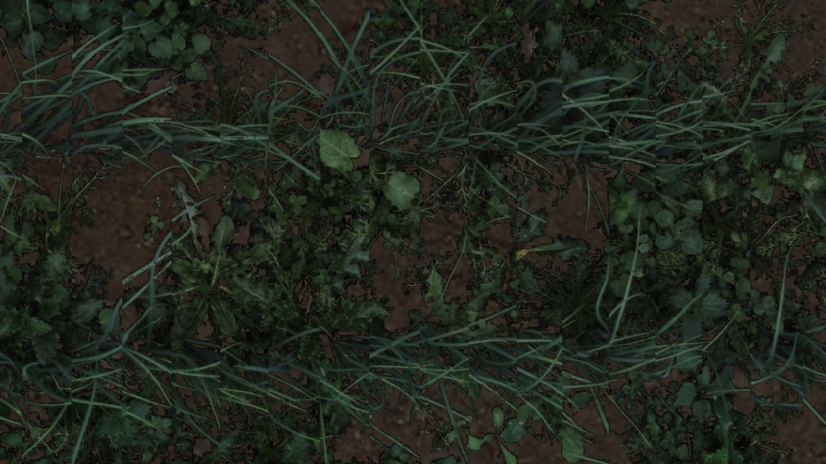
#> input picture images/plants3/ros_plant3_0.jpg, 1652 x 928 px, given in place of ros_plant2_1.jpg, which was not available (shown at 1/2 size)
$ python canopy.py
#> lines starting #> are read from the running program, lines starting #| are printed output that depends on the picture; after the words box and inside, x2 and y2 are one past the last pixel; in counts of white or black regions, pixels touching at a corner belong together; pictures that were not available may be replaced by others from this repository, and a replacement may not be noted
#> further down, cv_image is the input picture: shape (928, 1652, 3); mean B, G, R 29.3, 39, 33.6
#!/usr/bin/env python3

import cv2
import numpy as np
import matplotlib.pyplot as plt
import copy

class CanopyClass():

    def showPlot(self, img):
        for i, col in enumerate(['b', 'g', 'r']):
            hist = cv2.calcHist([img], [i], None, [256], [0, 256])
            plt.plot(hist, color=col)
            plt.xlim([0, 256])
        plt.show()


    def filter_colors(self, cv_image, runtype):
#> called with runtype = 'ground'
        hsv = cv2.cvtColor(cv_image, cv2.COLOR_BGR2HSV)
#> hsv: shape (928, 1652, 3); mean H, S, V 44.9, 81.4, 40.7
        if runtype == 'simple':
            # hsv = cv2.blur(hsv, (10, 10))
            hsv = cv2.GaussianBlur(hsv, ksize=(17, 17), sigmaX=10)
            lower_filter = np.array([30, 120, 0])
            upper_filter = np.array([50, 180, 200])
        if runtype == 'simple_inv':
            # hsv = cv2.blur(hsv, (10, 10))
            hsv = cv2.GaussianBlur(hsv, ksize=(17, 17), sigmaX=10)
            lower_filter = np.array([0, 0, 0])
            upper_filter = np.array([255, 80, 255])
        elif runtype == 'realeasy':
            hsv = cv2.blur(hsv, (40, 40))
            hsv = cv2.GaussianBlur(hsv, ksize=(17, 17), sigmaX=10)
            lower_filter = np.array([0, 10, 40])
            upper_filter = np.array([60, 150, 255])
        elif runtype == 'realeasy_inv':
            # hsv = cv2.blur(hsv, (40, 40))
            hsv = cv2.GaussianBlur(hsv, ksize=(17, 17), sigmaX=10)
            lower_filter = np.array([30, 30, 0])
            upper_filter = np.array([100, 90, 40])
        elif runtype == 'realhard':
            hsv = cv2.blur(hsv, (40, 40))
            # hsv = cv2.GaussianBlur(hsv, ksize=(17,17), sigmaX=10)
            lower_filter = np.array([40, 40, 0])
            upper_filter = np.array([100, 80, 200])
        elif runtype == 'realhard_inv':
            hsv = cv2.blur(hsv, (40, 40))
            hsv = cv2.GaussianBlur(hsv, ksize=(17,17), sigmaX=10)
            lower_filter = np.array([0, 90, 0])
            upper_filter = np.array([255, 100, 255])
        elif runtype == 'ground':
            # hsv = cv2.blur(hsv, (40, 40))
            hsv = cv2.GaussianBlur(hsv, ksize=(17, 17), sigmaX=10)
#> hsv: shape (928, 1652, 3); mean H, S, V 44.9, 81.4, 40.7
            lower_filter = np.array([0, 30, 30])
            upper_filter = np.array([20, 140, 80])
        elif runtype == 'ground_inv':
            # hsv = cv2.blur(hsv, (40, 40))
            hsv = cv2.GaussianBlur(hsv, ksize=(17, 17), sigmaX=10)
            lower_filter = np.array([30, 0, 10])
            upper_filter = np.array([90, 255, 150])

        mask = cv2.inRange(hsv, lower_filter, upper_filter)
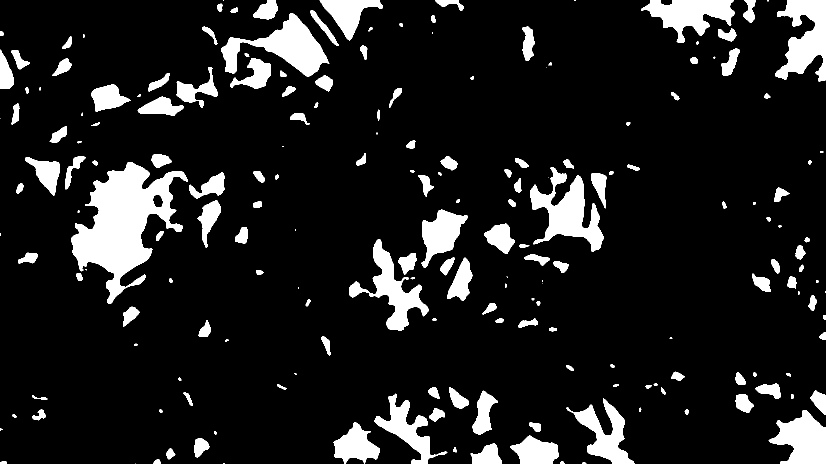
#> mask: shape (928, 1652) (shown at 1/2 size); 11.6% white; 194 white regions (27 under 20 px), largest, box (x1, y1, x2, y2) and area: (143, 324, 376, 608) 28866, (443, 26, 659, 153) 10671, (1060, 334, 1208, 504) 10444
        res = cv2.bitwise_and(cv_image, cv_image, mask=mask)
#> call 2 of filter_colors, with runtype = 'ground_inv'
#> in filter_colors (call 2), `mask = cv2.inRange(hsv, lower_filter, upper_filter)`:
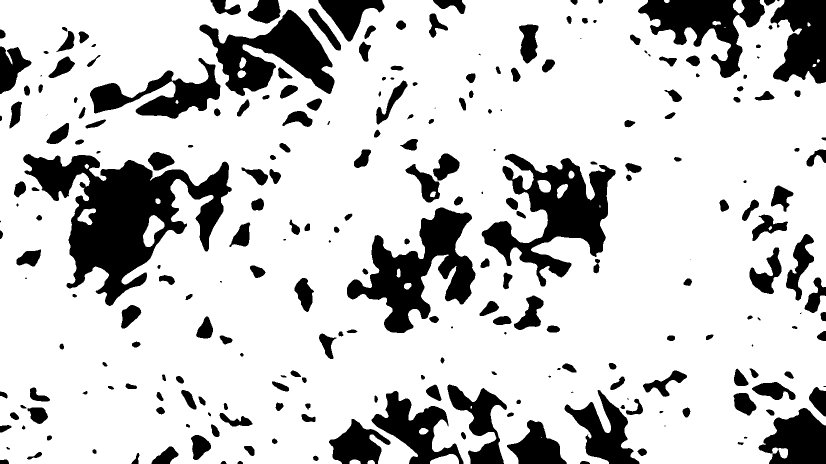
#> mask: shape (928, 1652) (shown at 1/2 size); 79.6% white; 256 black regions (26 under 20 px), largest, box (x1, y1, x2, y2) and area: (46, 308, 464, 612) 52085, (963, 307, 1231, 573) 28240, (694, 415, 951, 666) 26886
#> in filter_colors (call 3), `hsv = cv2.cvtColor(cv_image, cv2.COLOR_BGR2HSV)`: hsv: shape (928, 1652, 3); mean H, S, V 41.4, 63.9, 31.9
#> in filter_colors (call 3), `hsv = cv2.GaussianBlur(hsv, ksize=(17, 17), sigmaX=10)`: hsv: shape (928, 1652, 3); mean H, S, V 41.4, 63.9, 31.9
#> in filter_colors (call 3), `mask = cv2.inRange(hsv, lower_filter, upper_filter)`: mask: shape (928, 1652); 32.7% white; 397 white regions (208 under 20 px), largest, box (x1, y1, x2, y2) and area: (543, 0, 1652, 778) 165717, (1190, 245, 1652, 928) 82905, (236, 579, 788, 928) 48328
        # cv2.imshow('hsv', hsv)
        return res, mask

    def get_boxes(self, contours, cv_image):
        rects = []
        for cnt in contours:
            x, y, w, h = cv2.boundingRect(cnt)
            rects.append([x, y, w, h])
            rects.append([x, y, w, h])
            cv2.rectangle(cv_image, (x, y), (x+w, y+h), (0, 0, 255), 2)

        contours_points = []
        contours_boxes, weights = cv2.groupRectangles(rects, 1, 0.2)
        for rect in contours_boxes:
            middle = (x + w / 2, y + h / 2)
            contours_points.append(middle)
            cv2.circle(cv_image, middle, 7, (255, 255, 255), -1)
            x, y, w, h = rect
            cv2.rectangle(cv_image, (x, y), (x+w, y+h), (255, 0, 0), 1)
        return cv_image, contours_boxes, contours_points

    def get_contours(self, res, cv_image):
        # Grayscale
        gray_res = cv2.cvtColor(res, cv2.COLOR_BGR2GRAY)

        # Find Contours
        ret, edged = cv2.threshold(gray_res, 20, 255, 0)
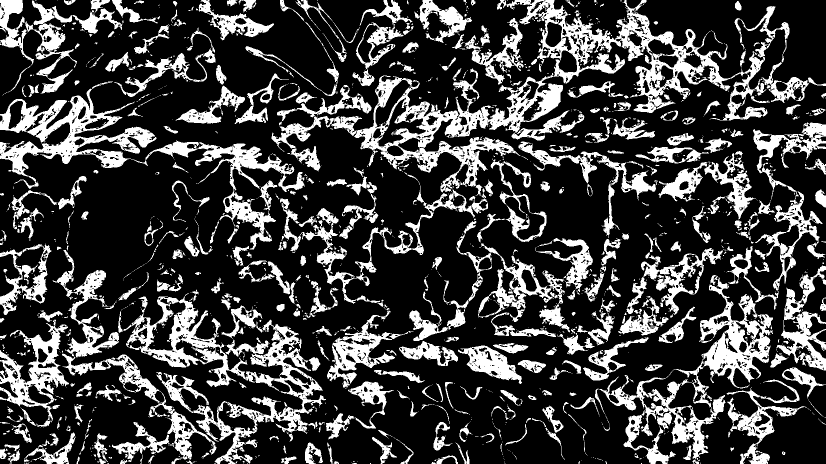
#> edged: shape (928, 1652) (shown at 1/2 size); 25% white; 1534 white regions (1074 under 20 px)
        resultof_find = cv2.findContours(
            edged,
            cv2.RETR_EXTERNAL, cv2.CHAIN_APPROX_SIMPLE)
#> resultof_find = 1438 contours, 1061 with area under 20; largest, box (x1, y1, x2, y2) and area: (543, 0, 1579, 392) 76690, (247, 586, 652, 928) 37740, (0, 163, 610, 499) 31593, (1198, 554, 1546, 918) 31331, (0, 646, 138, 854) 10740

        if len(resultof_find) == 2:
            contours, hierarchy = resultof_find
#> contours has the same summary as resultof_find
        elif len(resultof_find) == 3:
            im2, contours, hierarchy = resultof_find

        # Filter contours that are larger than a threshold
        contours_image = copy.copy(cv_image)
        threshold_area = 300
        filtered_contours = []
        for cnt in contours:
            area = cv2.contourArea(cnt)
            if area > threshold_area:
                filtered_contours.append(cnt)
#> this loop made 1438 passes
#> area on passes 22, 27, 32: 28, 26, 41
#> after the loop, filtered_contours = 103 contours; largest, box (x1, y1, x2, y2) and area: (543, 0, 1579, 392) 76690, (247, 586, 652, 928) 37740, (0, 163, 610, 499) 31593, (1198, 554, 1546, 918) 31331, (0, 646, 138, 854) 10740

        cv2.drawContours(contours_image, filtered_contours, -1, (0, 255, 0), 1)
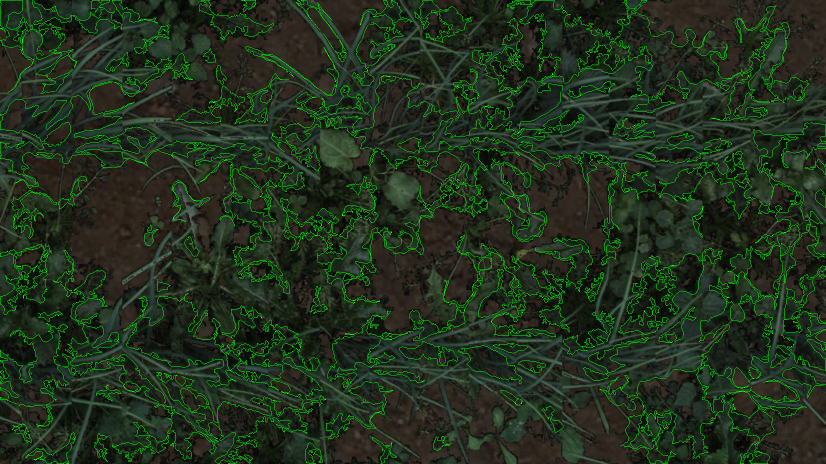
#> contours_image: shape (928, 1652, 3) (shown at 1/2 size); 4.81% of pixels changed, all inside (x1, y1, x2, y2) = (0, 0, 1652, 928)
        boxes_image, contours_boxes, contours_points = self.get_boxes(filtered_contours, contours_image)
#> the loop in get_boxes, `for cnt in contours:` made 103 passes
#> (x, y, w, h) on passes 1 to 12: (610, 885, 36, 43), (744, 874, 50, 54), (867, 871, 38, 30), (188, 866, 28, 58), (50, 865, 101, 63), (24, 847, 40, 39), (224, 844, 114, 80), (652, 826, 57, 53), (1247, 820, 105, 108), (1084, 811, 43, 54), (1001, 780, 44, 31), (192, 770, 51, 32)
#> after the loop in get_boxes, `for cnt in contours:`:
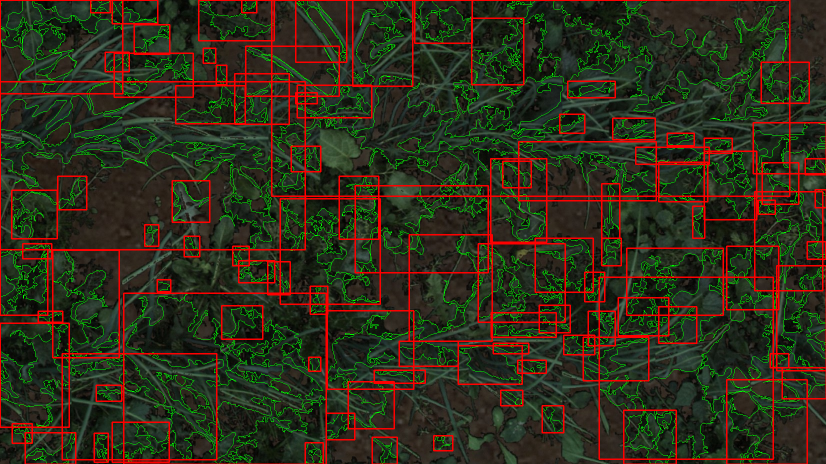
#> cv_image: shape (928, 1652, 3) (shown at 1/2 size); mean B, G, R 26, 45.9, 48.7
#> after the loop in get_boxes, `for cnt in contours:`: rects = 206 items, first 6: [610, 885, 36, 43], [610, 885, 36, 43], [744, 874, 50, 54], [744, 874, 50, 54], [867, 871, 38, 30], [867, 871, 38, 30]
#> in get_boxes, `contours_boxes, weights = cv2.groupRectangles(rects, 1, 0.2)`: contours_boxes = 34 rows, first 6: [744, 874, 50, 54], [867, 871, 38, 30], [50, 865, 101, 63], [1084, 811, 43, 54], [1001, 780, 44, 31], [696, 763, 92, 94]; weights = 34 values from 2 to 2
#> the loop in get_boxes, `for rect in contours_boxes:` made 34 passes
#> (middle, x, y, w, h) on passes 1 to 12: ((122.5, 93.5), 744, 874, 50, 54), ((769, 901), 867, 871, 38, 30), ((886, 886), 50, 865, 101, 63), ((100.5, 896.5), 1084, 811, 43, 54), ((1105.5, 838), 1001, 780, 44, 31), ((1023, 795.5), 696, 763, 92, 94), ((742, 810), 1564, 735, 88, 62), ((1608, 766), 1035, 720, 57, 26), ((1063.5, 733), 124, 707, 309, 212), ((278.5, 813), 916, 691, 128, 77), ((980, 729.5), 798, 682, 118, 50), ((857, 707), 1127, 670, 62, 39)
#> after the loop in get_boxes, `for rect in contours_boxes:`:
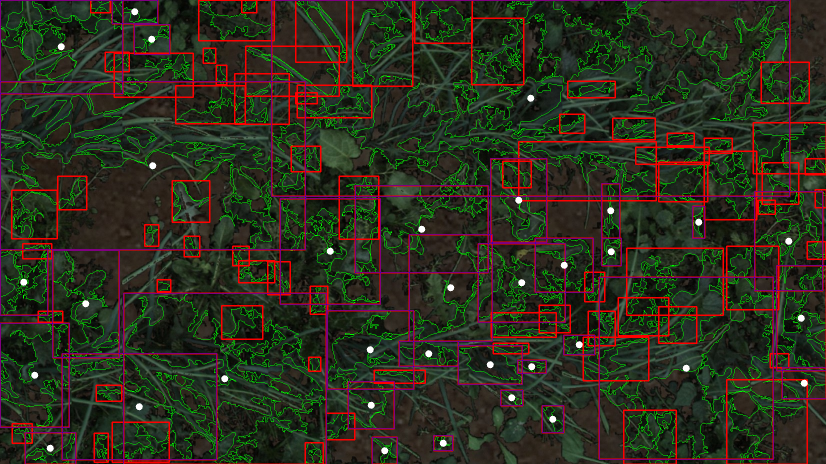
#> cv_image: shape (928, 1652, 3) (shown at 1/2 size); 1.65% of pixels changed, all inside (x1, y1, x2, y2) = (0, 0, 1652, 928)
#> after the loop in get_boxes, `for rect in contours_boxes:`: contours_points = 34 pairs, first value 47.5 to 1608, second value 23.5 to 901

        return boxes_image, filtered_contours, contours_boxes, contours_points


if __name__ == "__main__":
    inputimage = ['images/plants3/ros_plant3_0.jpg', 'realhard_inv']
    inputimage = ['images/plants3/ros_plant3_1.jpg', 'realhard_inv']
    inputimage = ['images/plants1/ros_plant0.jpg', 'simple_inv']
    inputimage = ['images/plants1/ros_plant0_1.jpg', 'simple_inv']
    inputimage = ['images/plants1/ros_plant0_2.jpg', 'simple_inv']
    inputimage = ['images/plants2/train/ros_plant2_0.jpg', 'realeasy_inv']
    inputimage = ['images/plants2/train/ros_plant2_1.jpg', 'realeasy_inv']
    cv_image = cv2.imread(inputimage[0])
    # hsv = cv2.cvtColor(cv_image, cv2.COLOR_BGR2HSV)


    can = CanopyClass()
    # showPlot(cv_image)
    ground, ground_mask = can.filter_colors(cv_image, 'ground')
    ground_inv, ground_inv_mask = can.filter_colors(cv_image, 'ground_inv')
    plant, plant_mask = can.filter_colors(ground_inv, inputimage[1])
    contours_image, contours, contours_boxes, contours_points = can.get_contours(plant, cv_image)
#> contours has the same summary as filtered_contours in get_contours

    # cv2.imshow('Mask', plant)
    plt.subplot(2, 2, 3)
    plt.imshow(plant)
    plt.subplot(2, 2, 2)
    plt.imshow(ground_mask + plant_mask)
    plt.subplot(2, 2, 1)
    plt.imshow(cv2.resize(contours_image, (0, 0), fx=0.5, fy=0.5))
    # [5 lines of commented-out code are left out]
    cv2.imshow('Contours', contours_image)
    cv2.waitKey(0)
    cv2.destroyAllWindows()
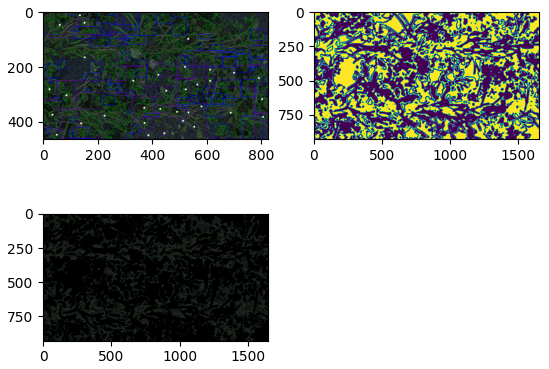
#> figure drawn by matplotlib, 3 panels; B, G, R data is drawn as R, G, B
